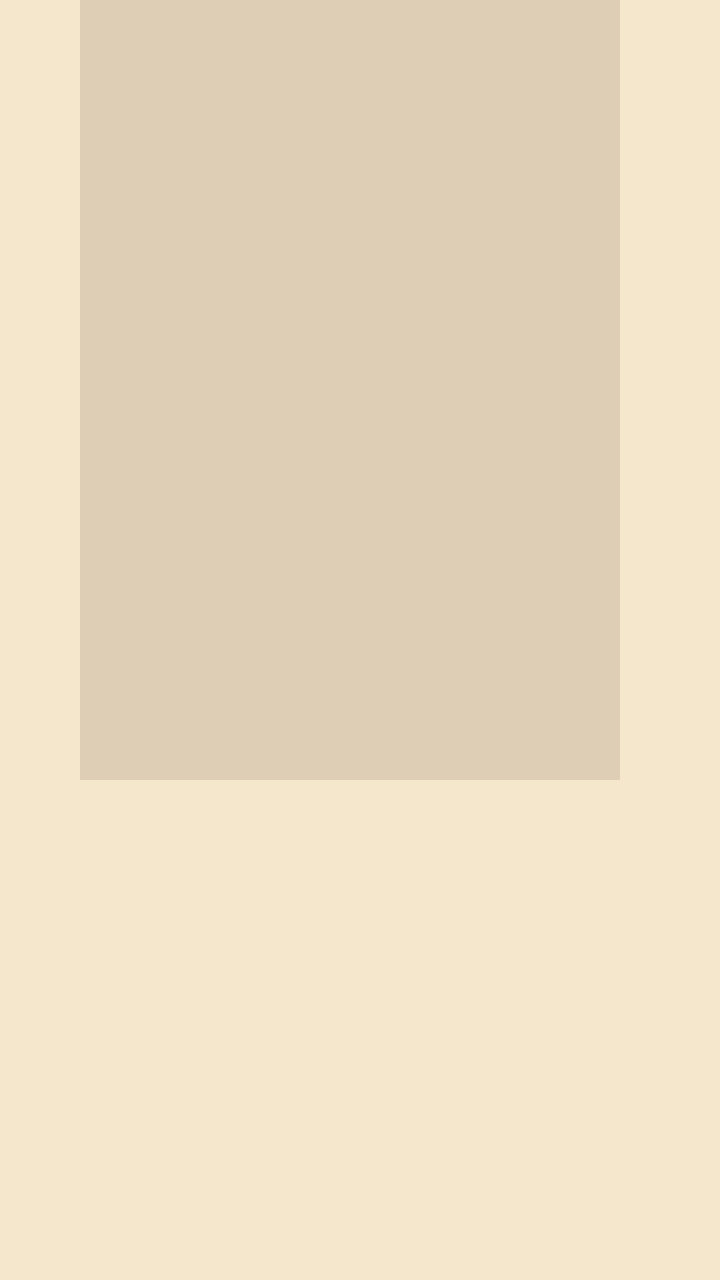
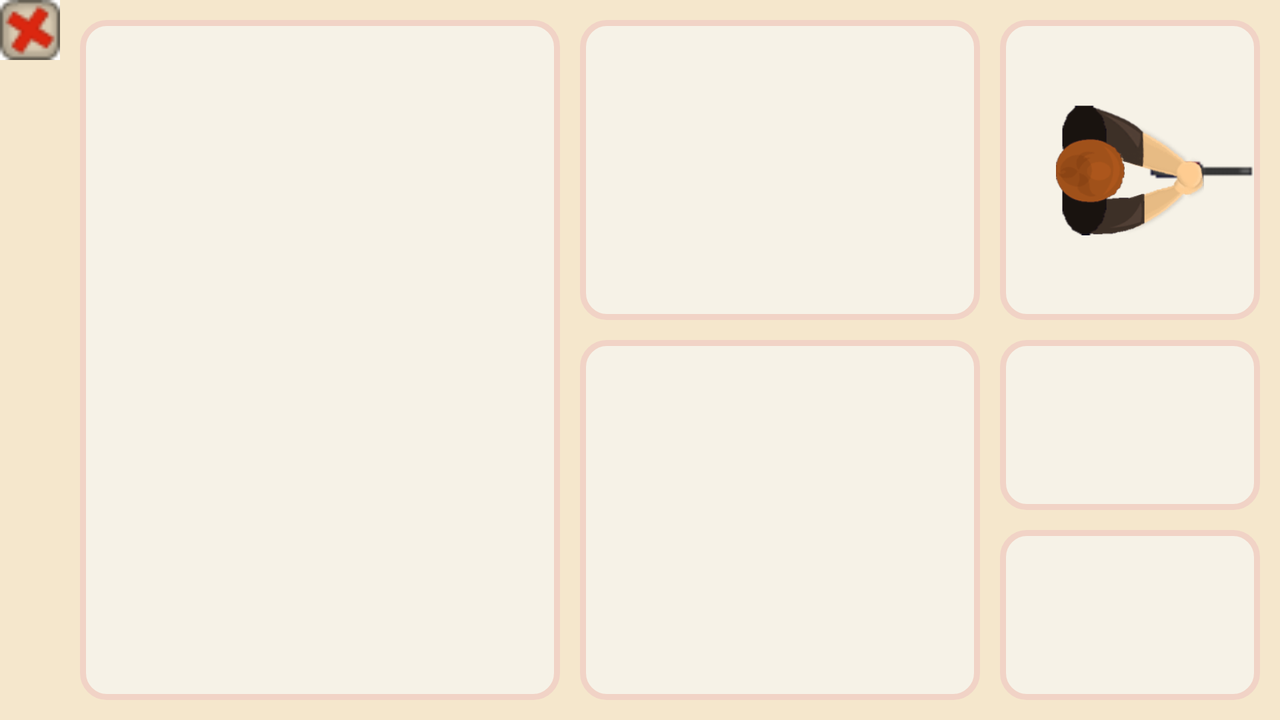

One screen, two layout resources from the same app: the default and the repository's alternative for another configuration. Each is rendered where Android would select it; the XML of both is given below.
<!-- AndroidManifest.xml: application theme Theme.AppCompat.NoActionBar -->
<!-- res/layout/house_layout.xml -->
<?xml version="1.0" encoding="utf-8"?>
<RelativeLayout
    xmlns:android="http://schemas.android.com/apk/res/android" android:layout_width="match_parent"
    android:layout_height="match_parent"
    android:background="#f5e7cc"
    xmlns:app="http://schemas.android.com/apk/res-auto"
    xmlns:tools="http://schemas.android.com/tools"
    tools:context=".House">




    <RelativeLayout
        android:layout_width="270dp"
        android:layout_height="390dp"
        android:layout_marginStart="40dp"
        android:background="#deceb5"


        >
    <androidx.recyclerview.widget.RecyclerView
        android:layout_margin="10dp"
        android:id="@+id/recyclerView"
        android:layout_width="250dp"
        android:layout_height="350dp"
        android:layout_centerVertical="true" />

    </RelativeLayout>

</RelativeLayout>
<!-- resources referenced by this layout -->
<resources>

</resources>
<!-- res/layout-land/house_layout.xml (the repository's variant of the layout above) -->
<!-- drawn on the phone turned sideways -->
<?xml version="1.0" encoding="utf-8"?>
<RelativeLayout
    xmlns:android="http://schemas.android.com/apk/res/android" android:layout_width="match_parent"
    android:layout_height="match_parent"
    android:background="#f5e7cc"
    xmlns:app="http://schemas.android.com/apk/res-auto"
    xmlns:tools="http://schemas.android.com/tools"
    tools:context=".House"
    android:id="@+id/houseLayout">



    <ImageView
        android:layout_width="30dp"
        android:layout_height="30dp"
        android:src="@drawable/button_exit"
        android:onClick="backToLobby"
        android:layout_alignParentLeft="true"
        android:layout_alignParentTop="true"

        ></ImageView>

    <Button
        android:layout_width="30dp"
        android:layout_height="30dp"
        android:layout_below="@+id/buttonExit"
        android:layout_toLeftOf="@+id/ItemsRelativeLayout"
        ></Button>


    <RelativeLayout
        android:id="@+id/ItemsRelativeLayout"
        android:layout_width="240dp"
        android:layout_height="match_parent"
        android:background="@drawable/empty_rect"
        android:layout_toRightOf="@+id/buttonExit"
        android:layout_marginLeft="40dp"
        android:layout_marginTop="10dp"
        android:layout_marginBottom="10dp"
        android:onClick="showView"
        >


    <androidx.recyclerview.widget.RecyclerView
        android:layout_margin="10dp"
        android:id="@+id/recyclerView"
        android:layout_width="250dp"
        android:layout_height="350dp"
        android:layout_centerVertical="true"
        android:onClick="showView"
        android:elevation="0dp"
        android:scrollbars="vertical"
        app:stackFromEnd="true"
        app:reverseLayout="true"

        />



    </RelativeLayout>


    <RelativeLayout
        android:layout_width="match_parent"
        android:layout_height="match_parent"
        android:layout_toRightOf="@+id/ItemsRelativeLayout"
        android:layout_alignParentBottom="true"
        android:layout_margin="10dp"

        >

        <ImageView
            android:id="@+id/ImageHelmet"
            android:layout_width="200dp"
            android:layout_height="150dp"
            android:background="@drawable/empty_rect"
            >
        </ImageView>

        <ImageView
            android:id="@+id/ImageArmour"
            android:layout_width="200dp"
            android:layout_height="match_parent"
            android:background="@drawable/empty_rect"
            android:layout_below="@+id/ImageHelmet"
            android:layout_marginTop="10dp"
            android:onClick="putArmor"
            >
        </ImageView>


        <LinearLayout
            android:id="@+id/weaponsLayout"
            android:layout_width="200dp"
            android:layout_height="match_parent"
            android:layout_toRightOf="@+id/ImageArmour"
            android:layout_below="@+id/ImageHelmet"
            android:orientation="vertical"
            android:weightSum="2"

            >
        <ImageView
            android:id="@+id/firstWeapon"
            android:layout_width="match_parent"
            android:layout_height="match_parent"
            android:layout_weight="1"
            android:layout_toRightOf="@+id/ImageArmour"
            android:layout_below="@+id/ImageHelmet"
            android:layout_marginLeft="10dp"
            android:layout_marginTop="10dp"
            android:background="@drawable/empty_rect"
            android:onClick="setFirstWeapon"
            ></ImageView>

        <ImageView
            android:id="@+id/secondWeapon"
            android:layout_width="match_parent"
            android:layout_height="match_parent"
            android:layout_weight="1"
            android:layout_toRightOf="@+id/ImageArmour"
            android:layout_below="@+id/firstWeapon"
            android:layout_marginLeft="10dp"
            android:layout_marginTop="10dp"
            android:background="@drawable/empty_rect"
            android:onClick="setSecondWeapon"
            ></ImageView>

        </LinearLayout>

        <LinearLayout
            android:id="@+id/ammunitionLayout"
            android:layout_width="match_parent"
            android:layout_height="match_parent"
            android:layout_toRightOf="@+id/weaponsLayout"
            android:layout_below="@id/ImageHelmet"
            android:weightSum="2"
            android:orientation="vertical"
            >

            <ImageView
                android:layout_width="match_parent"
                android:layout_height="match_parent"
                android:background="@drawable/empty_rect"
                android:layout_weight="1"
                android:layout_marginLeft="10dp"
                android:layout_marginTop="10dp"
                ></ImageView>

            <ImageView
                android:layout_width="match_parent"
                android:layout_height="match_parent"
                android:background="@drawable/empty_rect"
                android:layout_weight="1"
                android:layout_marginLeft="10dp"
                android:layout_marginTop="10dp"
                ></ImageView>

        </LinearLayout>

        <RelativeLayout
            android:layout_width="wrap_content"
            android:layout_height="wrap_content"
            android:layout_toRightOf="@id/ImageHelmet"
            android:layout_above="@+id/weaponsLayout"
            android:layout_toLeftOf="@+id/ammunitionLayout"
            android:background="@drawable/empty_rect"
            android:layout_marginLeft="10dp"

            >


            <ImageView
                android:id="@+id/playerWeapon"
                android:layout_width="110dp"
                android:layout_height="70dp"
                android:layout_centerVertical="true"
                android:layout_centerHorizontal="false"
                android:rotation="90"
                android:src="@drawable/rubinar_small_up"
                android:layout_marginLeft="70dp"
                ></ImageView>

        <ImageView

            android:layout_width="130dp"
            android:layout_height="match_parent"
            android:src="@drawable/hero"
            android:scaleX="0.5"
            android:scaleY="0.5"
            android:rotation="90"
            ></ImageView>



        </RelativeLayout>




        <RelativeLayout
            android:id="@+id/armorDescriptionLayout"
            android:layout_width="200dp"
            android:layout_height="wrap_content"
            android:layout_toRightOf="@id/ImageArmour"
            android:layout_centerVertical="true"
            android:background="@drawable/description_card"
            android:visibility="invisible"
            >


            <TextView
                android:id="@+id/armorName"
                android:layout_width="match_parent"
                android:layout_height="wrap_content"
                android:textSize="18sp"
                android:textStyle="bold"
                android:textColor="@android:color/white"
                android:text="Название оружия"
                android:gravity="center_horizontal"
                android:layout_margin="10dp"

                ></TextView>


            <TextView
                android:id="@+id/armorItemType"
                style="@style/DescriptionHeadStyle"
                android:text="Тип предмета:"
                android:layout_below="@+id/armorName"
                ></TextView>


            <TextView
                android:id="@+id/armorItemTypeValue"
                style="@style/DescriptionValueStyle"
                android:text="оружие"
                android:layout_below="@+id/armorName"
                android:layout_toRightOf="@+id/armorItemType"
                ></TextView>

            <TextView
                android:id="@+id/armorFirstParam"
                style="@style/DescriptionHeadStyle"
                android:layout_width="wrap_content"
                android:layout_height="wrap_content"
                android:text="Урон"
                android:layout_below="@+id/armorItemType"
                ></TextView>

            <TextView
                android:id="@+id/armorFirstParamValue"
                style="@style/DescriptionValueStyle"
                android:text="оружие"
                android:layout_below="@+id/armorItemType"
                android:layout_toRightOf="@+id/armorFirstParam"
                ></TextView>

            <TextView
                android:id="@+id/armorSecondParam"
                style="@style/DescriptionHeadStyle"
                android:layout_width="wrap_content"
                android:layout_height="wrap_content"
                android:text="Объём магазина"
                android:layout_below="@+id/armorFirstParam"
                ></TextView>

            <TextView
                android:id="@+id/armorSecondParamValue"
                style="@style/DescriptionValueStyle"
                android:text="оружие"
                android:layout_below="@+id/armorFirstParam"
                android:layout_toRightOf="@+id/armorSecondParam"
                ></TextView>

            <TextView
                android:id="@+id/armorDescription"
                android:layout_width="180dp"
                android:layout_height="wrap_content"
                android:layout_margin="10dp"
                android:textStyle="italic"
                android:textSize="14sp"
                android:text="Информация об оружии
        Информация об оружии
         Информация об оружии
         Информация об оружии
         Информация об оружии
         Информация об оружии
         Информация об оружии"
                android:textColor="@android:color/white"
                android:layout_below="@+id/armorSecondParam"
                ></TextView>







            ></RelativeLayout>




    </RelativeLayout>


    <RelativeLayout
        android:id="@+id/weaponDescriptionCard"
        android:layout_width="200dp"
        android:layout_height="wrap_content"
        android:layout_margin="10dp"
        android:layout_toRightOf="@id/ItemsRelativeLayout"
        android:layout_centerVertical="true"
        android:background="@drawable/description_card"
        android:visibility="invisible"
        >

        <TextView
            android:id="@+id/weaponNameTextView"
            android:layout_width="match_parent"
            android:layout_height="wrap_content"
            android:textSize="18sp"
            android:textStyle="bold"
            android:textColor="@android:color/white"
            android:text="Название оружия"
            android:gravity="center_horizontal"
            android:layout_margin="10dp"

            ></TextView>


        <TextView
            android:id="@+id/itemType"
            style="@style/DescriptionHeadStyle"
            android:text="Тип предмета:"
            android:layout_below="@+id/weaponNameTextView"
            ></TextView>


        <TextView
            android:id="@+id/itemTypeValue"
            style="@style/DescriptionValueStyle"
            android:text="оружие"
            android:layout_below="@+id/weaponNameTextView"
            android:layout_toRightOf="@+id/itemType"
            ></TextView>

        <TextView
        android:id="@+id/firstParam"
        style="@style/DescriptionHeadStyle"
        android:layout_width="wrap_content"
        android:layout_height="wrap_content"
        android:text="Урон"
        android:layout_below="@+id/itemType"
        ></TextView>

        <TextView
            android:id="@+id/firstParamValue"
            style="@style/DescriptionValueStyle"
            android:text="оружие"
            android:layout_below="@+id/itemType"
            android:layout_toRightOf="@+id/firstParam"
            ></TextView>

        <TextView
            android:id="@+id/secondParam"
            style="@style/DescriptionHeadStyle"
            android:layout_width="wrap_content"
            android:layout_height="wrap_content"
            android:text="Объём магазина"
            android:layout_below="@+id/firstParam"
            ></TextView>

        <TextView
            android:id="@+id/secondParamValue"
            style="@style/DescriptionValueStyle"
            android:text="оружие"
            android:layout_below="@+id/firstParam"
            android:layout_toRightOf="@+id/secondParam"
            ></TextView>

        <TextView
        android:id="@+id/weaponDescriptionTextView"
        android:layout_width="180dp"
        android:layout_height="wrap_content"
        android:layout_margin="10dp"
        android:textStyle="italic"
        android:textSize="14sp"
        android:text="Информация об оружии
        Информация об оружии
         Информация об оружии
         Информация об оружии
         Информация об оружии
         Информация об оружии
         Информация об оружии"
        android:textColor="@android:color/white"
        android:layout_below="@+id/secondParam"
        ></TextView>
    </RelativeLayout>






</RelativeLayout>
<!-- resources referenced by the variant -->
<!-- as the phone turned sideways resolves them -->
<resources>
  <!-- drawable button_exit: png bitmap (drawable, 694 bytes) -->
  <!-- drawable description_card (drawable) -->
  <?xml version="1.0" encoding="UTF-8"?>
  <shape xmlns:android="http://schemas.android.com/apk/res/android"
      android:shape="rectangle" >
  
      <stroke android:width="1dp" android:color="#000000" />
  
      <stroke android:width="2dp" android:color="#232323" />
  
      <stroke android:width="3dp" android:color="#BE000000" />
  
      <corners android:radius="5dp" />
  
      <solid android:color="#BE000000" />
  
  
  </shape>
  <!-- drawable empty_rect (drawable) -->
  <?xml version="1.0" encoding="UTF-8"?>
  <shape xmlns:android="http://schemas.android.com/apk/res/android"
      android:shape="rectangle" >
  
      <stroke android:width="1dp" android:color="#000000" />
  
      <stroke android:width="2dp" android:color="#232323" />
  
      <stroke android:width="3dp" android:color="#F1D3C6" />
  
      <corners android:radius="12dp" />
  
      <solid android:color="#f6f2e7" />
  
  
  </shape>
  <!-- drawable hero: png bitmap (drawable, 7821 bytes) -->
  <!-- drawable rubinar_small_up: png bitmap (drawable, 369 bytes) -->
  <style name="DescriptionHeadStyle">
          <item name="android:textStyle">bold</item>
          <item name="android:textColor">@android:color/white</item>
          <item name="android:textSize">14sp</item>
          <item name="android:layout_width">wrap_content</item>
          <item name="android:layout_height">wrap_content</item>
          <item name="android:layout_marginLeft">10dp</item>
      </style>
  <style name="DescriptionValueStyle">
          <item name="android:textStyle">bold</item>
          <item name="android:textColor">@android:color/holo_blue_dark</item>
          <item name="android:textSize">14sp</item>
          <item name="android:layout_width">wrap_content</item>
          <item name="android:layout_height">wrap_content</item>
          <item name="android:layout_marginLeft">10dp</item>
      </style>
</resources>
